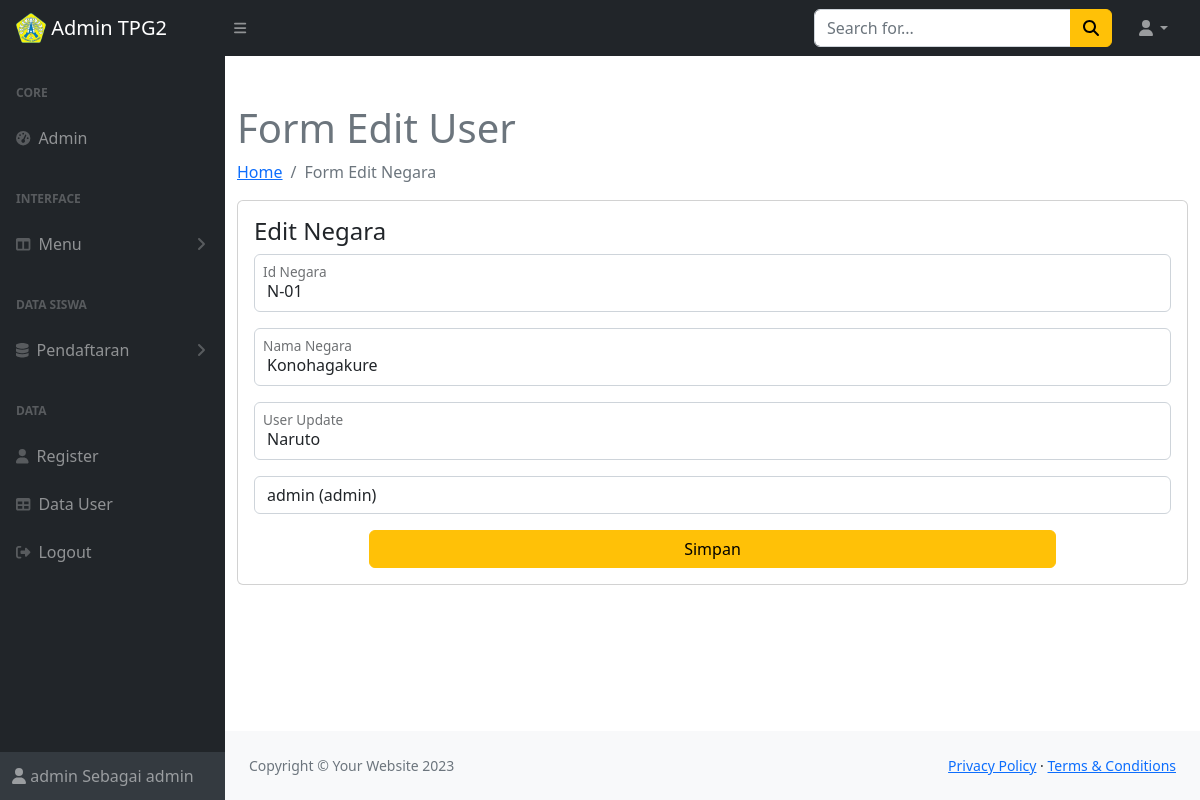
The app's page /admin_panel/dist/Kewarganegaraan-edit.php?id_negara=N-01 (signed in) with its own data.
### tables this page shows
CREATE TABLE `kewarganegaraan` (
  `id_negara` varchar(5) NOT NULL,
  `nama_negara` varchar(15) NOT NULL,
  `tgl_input` date NOT NULL,
  `user_input` varchar(10) NOT NULL,
  `tgl_update` date NOT NULL,
  `user_update` varchar(10) NOT NULL,
  `id_user` int(11) NOT NULL
);

CREATE TABLE `user` (
  `id_user` int(11) NOT NULL,
  `username` varchar(100) NOT NULL,
  `password` varchar(100) NOT NULL,
  `nama` varchar(50) NOT NULL,
  `email` varchar(50) NOT NULL,
  `hak_akses` varchar(30) NOT NULL
);

### admin_panel/dist/Kewarganegaraan-edit.php (the view, shortened to what this page needs)
<?php
include 'header.php';
include 'koneksi.php';
$data = mysqli_query($conn, "SELECT *
FROM kewarganegaraan
INNER JOIN user
ON kewarganegaraan.id_user = user.id_user WHERE id_negara='" . $_GET['id_negara'] . "'");
$edit = mysqli_fetch_assoc($data);
?>
<!DOCTYPE html>
<html lang="en">
    <head>
        <link href="https://cdn.jsdelivr.net/npm/simple-datatables@7.1.2/dist/style.min.css" rel="stylesheet" />
        <link href="css/styles.css" rel="stylesheet" />
    </head>
    <body class="sb-nav-fixed">
            <div id="layoutSidenav_content">
                <main>
                    <div class="container mt-5">
                        <h3 class="text-secondary display-6">Form Edit User</h3>
                        <nav aria-label="breadcrumb">
                            <ol class="breadcrumb">
                                <li class="breadcrumb-item"><a href="index.php">Home</a></li>
                                <li class="breadcrumb-item active" aria-current="page">Form Edit Negara</li>
                            </ol>
                        </nav>
                        <div class="card">
                            <div class="card-body">
                                <h4>Edit Negara</h4>
                                <form action="" method="POST">
                                    <div class="row">
                                        <div class="form-floating mb-3">
                                        <input type="text" name="id_negara" id="id_negara" required="required" class="form-control " value="<?= $edit['id_negara']; ?>" >
                                            <label class="mx-2" for="id">Id Negara</label>
                                        </div>
                                        <div class="form-floating mb-3">
                                            <input type="text" id="nama_negara" name="nama_negara" class="form-control" value="<?= $edit['nama_negara']; ?>">
                                            <label class="mx-2" for="nm">Nama Negara</label>
                                        </div>
                                        <div class="form-floating mb-3">
                                            <input type="text" id="user_update" name="user_update" required="required" class="form-control" value="<?= $edit['user_input']; ?>">
                                            <label class="mx-2" for="">User Update </label>
                                        </div>
                            <div class="form-group mb-3">
                                <select class="form-control" name="id_user" id="id_user">
                                    <option value="<?= $edit['id_user'] ?>"><?= $edit['hak_akses'] ?> (<?= $edit['nama'] ?>)</option>
                                </select>
                            </div><br>
                                    <center>
                                        <div class="col-9">
                                            <input class="btn btn-warning btn-block w-100" type="submit" name="simpan" value="Simpan">
                                        </div>
                                    </center>
                                    </div>
                                </form>
                            </div>
                        </div>
                    </div>
                </main>
            <?php include 'footer.php'; ?>
            </div>
        </div>
    </body>
</html>

### records on screen
kewarganegaraan: id_negara "N-01", nama_negara "Konohagakure", user_update "Naruto", id_user "admin (admin)"

### other values on screen
$_SESSION['nama'] "admin"
$_SESSION['hak_akses'] "admin"
